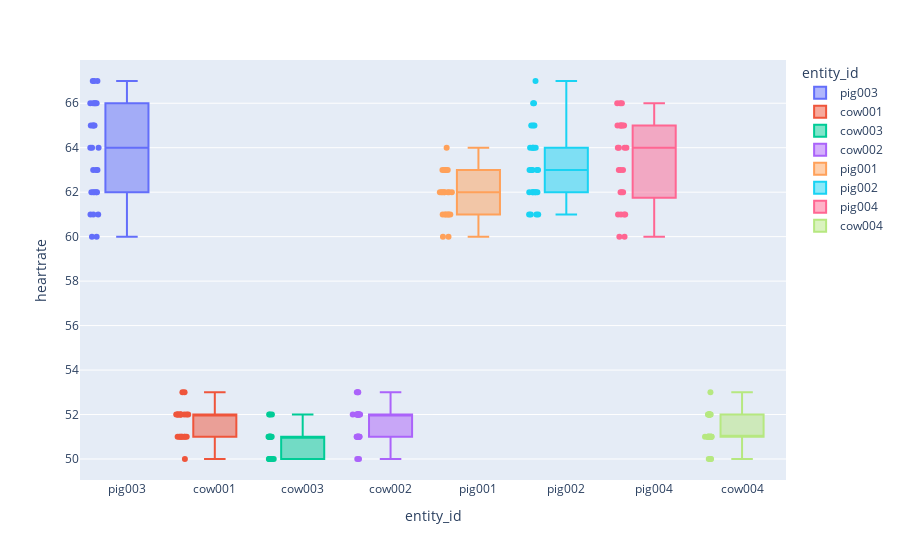

Notebook code for this chart:
### Markdown cell above
Boxplot de las pulsaciones de cerdos y vacas

### Code cell
fig = px.box(animals, x="entity_id", y="heartrate", points="all", color = "entity_id")
fig.show()

### Figure 1 — Plotly figure (JSON) as saved in the notebook; plotly's stock layout.template omitted (floating-point values rounded to 4 significant figures)
{"data": [{"alignmentgroup": "True", "boxpoints": "all", "hovertemplate": "entity_id=%{x}<br>heartrate=%{y}<extra></extra>", "legendgroup": "pig003", "marker": {"color": "#636efa"}, "name": "pig003", "notched": false, "offsetgroup": "pig003", "orientation": "v", "showlegend": true, "type": "box", "x": ["pig003", "pig003", "pig003", "pig003", "pig003", "pig003", "pig003", "pig003", "pig003", "pig003", "pig003", "pig003", "pig003", "pig003", "pig003", "pig003", "pig003", "pig003", "pig003", "pig003", "pig003", "pig003", "pig003", "pig003", "pig003", "pig003", "pig003", "pig003"], "x0": " ", "xaxis": "x", "y": [60, 61, 62, 63, 64, 65, 66, 67, 66, 65, 66, 67, 67, 66, 66, 65, 64, 65, 64, 63, 62, 61, 60, 61, 62, 63, 62, 62], "y0": " ", "yaxis": "y"}, {"alignmentgroup": "True", "boxpoints": "all", "hovertemplate": "entity_id=%{x}<br>heartrate=%{y}<extra></extra>", "legendgroup": "cow001", "marker": {"color": "#EF553B"}, "name": "cow001", "notched": false, "offsetgroup": "cow001", "orientation": "v", "showlegend": true, "type": "box", "x": ["cow001", "cow001", "cow001", "cow001", "cow001", "cow001", "cow001", "cow001", "cow001", "cow001", "cow001", "cow001", "cow001", "cow001", "cow001", "cow001", "cow001", "cow001", "cow001", "cow001", "cow001"], "x0": " ", "xaxis": "x", "y": [51, 52, 51, 52, 51, 52, 51, 52, 53, 52, 51, 52, 51, 52, 53, 52, 51, 50, 51, 52, 52], "y0": " ", "yaxis": "y"}, {"alignmentgroup": "True", "boxpoints": "all", "hovertemplate": "entity_id=%{x}<br>heartrate=%{y}<extra></extra>", "legendgroup": "cow003", "marker": {"color": "#00cc96"}, "name": "cow003", "notched": false, "offsetgroup": "cow003", "orientation": "v", "showlegend": true, "type": "box", "x": ["cow003", "cow003", "cow003", "cow003", "cow003", "cow003", "cow003", "cow003", "cow003", "cow003", "cow003", "cow003", "cow003", "cow003", "cow003", "cow003", "cow003", "cow003"], "x0": " ", "xaxis": "x", "y": [50, 51, 52, 51, 50, 51, 50, 51, 50, 51, 52, 51, 52, 51, 50, 51, 50, 51], "y0": " ", "yaxis": "y"}, {"alignmentgroup": "True", "boxpoints": "all", "hovertemplate": "entity_id=%{x}<br>heartrate=%{y}<extra></extra>", "legendgroup": "cow002", "marker": {"color": "#ab63fa"}, "name": "cow002", "notched": false, "offsetgroup": "cow002", "orientation": "v", "showlegend": true, "type": "box", "x": ["cow002", "cow002", "cow002", "cow002", "cow002", "cow002", "cow002", "cow002", "cow002", "cow002", "cow002", "cow002", "cow002", "cow002", "cow002", "cow002", "cow002", "cow002", "cow002", "cow002", "cow002", "cow002", "cow002", "cow002", "cow002", "cow002"], "x0": " ", "xaxis": "x", "y": [51, 50, 51, 52, 53, 52, 51, 50, 51, 52, 53, 52, 51, 52, 51, 52, 51, 51, 52, 53, 52, 52, 51, 52, 52, 51], "y0": " ", "yaxis": "y"}, {"alignmentgroup": "True", "boxpoints": "all", "hovertemplate": "entity_id=%{x}<br>heartrate=%{y}<extra></extra>", "legendgroup": "pig001", "marker": {"color": "#FFA15A"}, "name": "pig001", "notched": false, "offsetgroup": "pig001", "orientation": "v", "showlegend": true, "type": "box", "x": ["pig001", "pig001", "pig001", "pig001", "pig001", "pig001", "pig001", "pig001", "pig001", "pig001", "pig001", "pig001", "pig001", "pig001", "pig001", "pig001", "pig001", "pig001", "pig001", "pig001", "pig001", "pig001"], "x0": " ", "xaxis": "x", "y": [60, 61, 62, 63, 62, 61, 60, 61, 62, 61, 62, 63, 62, 63, 64, 63, 62, 63, 62, 61, 62, 61], "y0": " ", "yaxis": "y"}, {"alignmentgroup": "True", "boxpoints": "all", "hovertemplate": "entity_id=%{x}<br>heartrate=%{y}<extra></extra>", "legendgroup": "pig002", "marker": {"color": "#19d3f3"}, "name": "pig002", "notched": false, "offsetgroup": "pig002", "orientation": "v", "showlegend": true, "type": "box", "x": ["pig002", "pig002", "pig002", "pig002", "pig002", "pig002", "pig002", "pig002", "pig002", "pig002", "pig002", "pig002", "pig002", "pig002", "pig002", "pig002", "pig002", "pig002", "pig002", "pig002", "pig002", "pig002", "pig002", "pig002", "pig002", "pig002", "pig002"], "x0": " ", "xaxis": "x", "y": [61, 62, 63, 62, 61, 61, 62, 63, 64, 64, 63, 62, 63, 62, 61, 62, 62, 63, 64, 64, 65, 65, 66, 67, 66, 65, 64], "y0": " ", "yaxis": "y"}, {"alignmentgroup": "True", "boxpoints": "all", "hovertemplate": "entity_id=%{x}<br>heartrate=%{y}<extra></extra>", "legendgroup": "pig004", "marker": {"color": "#FF6692"}, "name": "pig004", "notched": false, "offsetgroup": "pig004", "orientation": "v", "showlegend": true, "type": "box", "x": ["pig004", "pig004", "pig004", "pig004", "pig004", "pig004", "pig004", "pig004", "pig004", "pig004", "pig004", "pig004", "pig004", "pig004", "pig004", "pig004", "pig004", "pig004", "pig004", "pig004", "pig004", "pig004", "pig004", "pig004", "pig004"], "x0": " ", "xaxis": "x", "y": [61, 60, 60, 61, 62, 61, 62, 61, 62, 63, 64, 65, 64, 63, 63, 64, 65, 65, 65, 66, 65, 66, 66, 65, 64], "y0": " ", "yaxis": "y"}, {"alignmentgroup": "True", "boxpoints": "all", "hovertemplate": "entity_id=%{x}<br>heartrate=%{y}<extra></extra>", "legendgroup": "cow004", "marker": {"color": "#B6E880"}, "name": "cow004", "notched": false, "offsetgroup": "cow004", "orientation": "v", "showlegend": true, "type": "box", "x": ["cow004", "cow004", "cow004", "cow004", "cow004", "cow004", "cow004", "cow004", "cow004", "cow004", "cow004", "cow004", "cow004", "cow004", "cow004", "cow004", "cow004", "cow004", "cow004", "cow004", "cow004", "cow004", "cow004", "cow004", "cow004", "cow004", "cow004"], "x0": " ", "xaxis": "x", "y": [51, 52, 51, 52, 51, 52, 51, 52, 51, 50, 51, 50, 51, 52, 51, 52, 51, 50, 51, 51, 52, 53, 52, 51, 52, 52, 51], "y0": " ", "yaxis": "y"}], "layout": {"boxmode": "overlay", "legend": {"title": {"text": "entity_id"}, "tracegroupgap": 0}, "margin": {"t": 60}, "xaxis": {"anchor": "y", "categoryarray": ["pig003", "cow001", "cow003", "cow002", "pig001", "pig002", "pig004", "cow004"], "categoryorder": "array", "domain": [0, 1], "title": {"text": "entity_id"}}, "yaxis": {"anchor": "x", "domain": [0, 1], "title": {"text": "heartrate"}}}}
